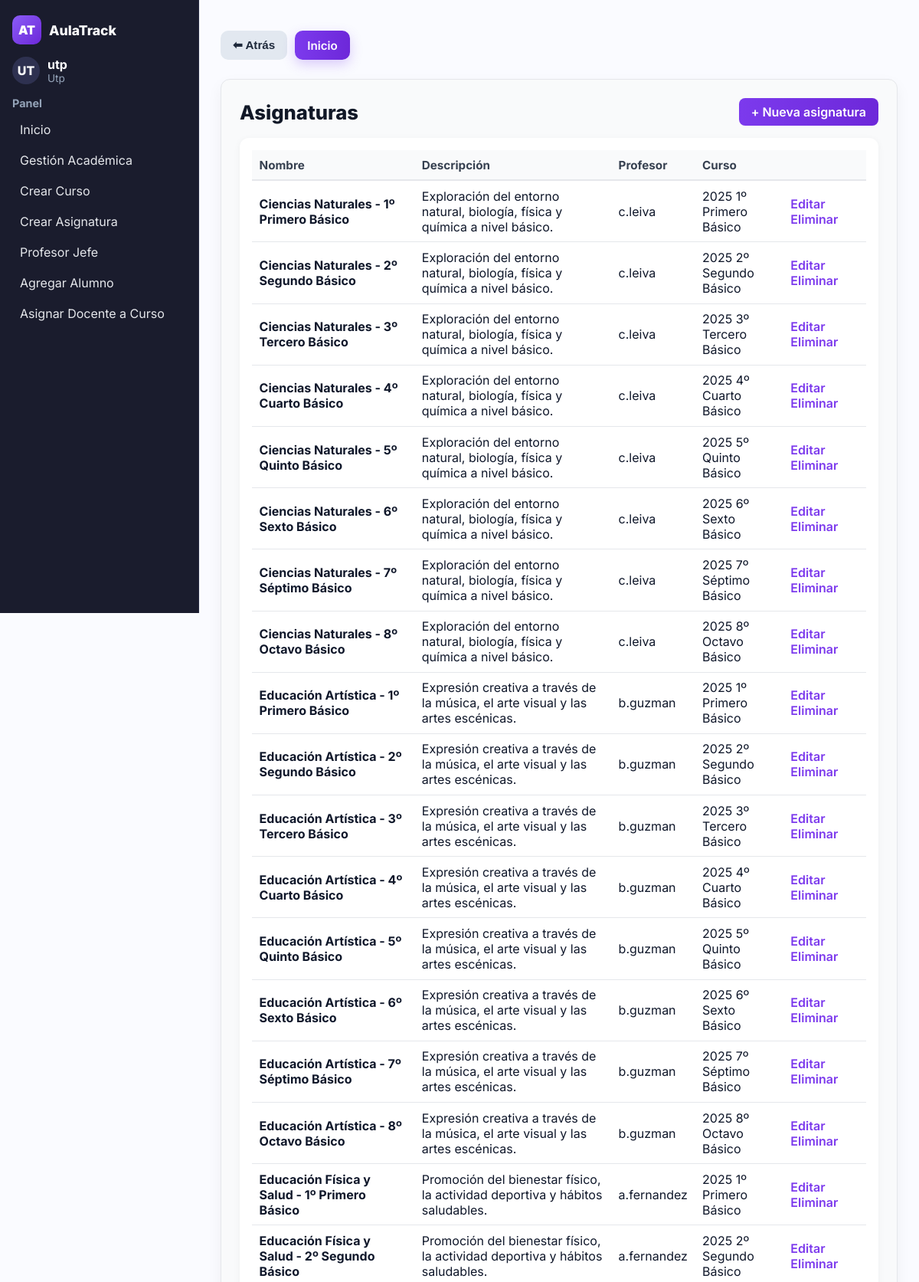
Page /asignaturas/ (signed in, upper part) on the committed database.
### usuarios/models.py (models this page shows, shortened)
class Usuario(AbstractUser):
    nombres = models.CharField(max_length=100)
    apellidos = models.CharField(max_length=100)
    rut = models.CharField(max_length=12, unique=True, validators=[rut_validator])
    ROLE_DOCENTE = 'docente'
    ROLE_UTP = 'utp'
    ROLE_INSPECTOR = 'inspector'
    ROLE_CHOICES = [
        (ROLE_DOCENTE, 'Docente'),
        (ROLE_UTP, 'UTP'),
        (ROLE_INSPECTOR, 'Inspector'),
    ]
    role = models.CharField(max_length=20, choices=ROLE_CHOICES)

class Asignatura(models.Model):
    nombre = models.CharField(max_length=30)
    descripcion = models.TextField(blank=True)
    profesor = models.ForeignKey(
        Usuario, on_delete=models.CASCADE, null=True, blank=True, limit_choices_to={'role': 'docente'}
    )
    curso = models.ForeignKey(
        'Curso', on_delete=models.CASCADE, related_name='asignaturas', null=True, blank=True
    )

class Curso(models.Model):
    año = models.CharField(max_length=15)
    nombre = models.CharField(max_length=30)
    sala = models.CharField(max_length=10)
    profesor_jefe = models.ForeignKey(
        Usuario,
        on_delete=models.CASCADE,
        null=True,
        blank=True,
        limit_choices_to={'role': 'docente'},
        related_name='cursos_como_profesor_jefe'
    )
    class Meta:
        constraints = [
            models.UniqueConstraint(
                Lower('año'), Lower('nombre'), Lower('sala'),
                name='uniq_curso_anio_nombre_sala_ci'
            )
        ]

### usuarios/views.py (the view)
# urls.py: path('asignaturas/', asignatura_list, name='asignatura_list'),
@user_passes_test(es_utp)
def asignatura_list(request):
    asignaturas = Asignatura.objects.select_related("profesor").order_by("nombre")
    return render(request, "asignatura_list.html", {"asignaturas": asignaturas})

### usuarios/views.py (called while the page is built)
def es_utp(user):
    return (hasattr(user, 'role') and user.role == 'utp') or user.is_superuser

### usuarios/templates/asignatura_list.html (shortened to what this page needs)
{% extends 'base.html' %}
{% load static %}
{% block content %}
<div class="page">
  <div class="page-head">
    <h1>Asignaturas</h1>
    <a class="btn-primary" href="{% url 'usuarios:crear_asignatura' %}">+ Nueva asignatura</a>
  </div>
  <div class="table-container">
    <table>
      <thead>
        <tr>
          <th>Nombre</th>
          <th>Descripción</th>
          <th>Profesor</th>
          <th>Curso</th>
          <th></th>
        </tr>
      </thead>
      <tbody>
      {% for a in asignaturas %}
        <tr>
          <td><strong>{{ a.nombre }}</strong></td>
          <td>{{ a.descripcion|default:"—" }}</td>
          <td>
            {% if a.profesor %}
              {{ a.profesor.get_full_name|default:a.profesor.username }}
            {% else %}
              <span class="muted">Sin profesor</span>
            {% endif %}
          </td>
          <td>
            {% if a.curso %}
              {{ a.curso.año }} {{ a.curso.nombre }}
            {% else %}
              <span class="muted">No asignado</span>
            {% endif %}
          </td>
          <td class="cell-actions">
            <a href="{% url 'usuarios:asignatura_editar' a.id %}">Editar</a>
            <a href="{% url 'usuarios:asignatura_eliminar' a.id %}">Eliminar</a>
          </td>
        </tr>
      {% empty %}
        <tr><td colspan="5" class="empty-row">No hay asignaturas registradas.</td></tr>
      {% endfor %}
      </tbody>
    </table>
  </div>
</div>
{% endblock %}

### usuarios/templates/base.html (shortened to what this page needs)
{% load static %}
<!DOCTYPE html>
<html lang="es">
<head>
    <link rel="stylesheet" href="{% static 'css/base.css' %}">
    <link rel="stylesheet" href="{% static 'css/global.css' %}">
</head>
<body>
<main class="app">
    <aside class="sidebar" aria-label="Barra lateral">
        <div class="sidebar-content">
            <div class="brand">
                <div class="logo">AT</div>
                <div class="name">AulaTrack</div>
            </div>
            {% if user.is_authenticated %}
            <div class="profile">
                <div class="avatar">{{ user.username|slice:":2"|upper }}</div>
                <div>
                    <div class="docente">{{ user.username }}</div>
                    <div class="rol">
                        {% if user.is_superuser %}
                            Superusuario
                        {% else %}
                            {{ user.role|title|default:"Sin rol" }}
                        {% endif %}
                    </div>
                </div>
            </div>
            <nav class="menu">
                <div class="nav-section">
                    <h4>Panel</h4>
                    <ul>
                        <li><a href="{% url 'usuarios:home_page' %}">Inicio</a></li>
                        {% if user.is_superuser %}
                            <li><a href="{% url 'usuarios:cursos_lista' %}">Gestión Académica</a></li>
                            <li><a href="{% url 'usuarios:crear_curso' %}">Crear Curso</a></li>
                            <li><a href="{% url 'usuarios:crear_asignatura' %}">Crear Asignatura</a></li>
                            <li><a href="{% url 'usuarios:asignar_profesor_jefe' %}">Profesor Jefe</a></li>
                            <li><a href="{% url 'usuarios:agregar_alumno' %}">Agregar Alumno</a></li>
                            <li><a href="{% url 'usuarios:gestion_usuario' %}">Usuarios</a></li>
                            <li><a href="{% url 'usuarios:historial_admin' %}">Historial</a></li>
                            <li><a href="{% url 'usuarios:asignar_docente_curso' %}">Asignar Docente a Curso</a></li>
                        {% elif user.role == "utp" %}
                            <li><a href="{% url 'usuarios:cursos_lista' %}">Gestión Académica</a></li>
                            <li><a href="{% url 'usuarios:crear_curso' %}">Crear Curso</a></li>
                            <li><a href="{% url 'usuarios:crear_asignatura' %}">Crear Asignatura</a></li>
                            <li><a href="{% url 'usuarios:asignar_profesor_jefe' %}">Profesor Jefe</a></li>
                            <li><a href="{% url 'usuarios:agregar_alumno' %}">Agregar Alumno</a></li>
                            <li><a href="{% url 'usuarios:asignar_docente_curso' %}">Asignar Docente a Curso</a></li>
                        {% elif user.role == "docente" %}
                            <li><a href="{% url 'usuarios:home_page' %}">Mis Cursos</a></li>
                        {% elif user.role == "alumno" %}
                            <li><a href="{% url 'usuarios:home_page' %}">Mi Inicio</a></li>
                        {% endif %}
                    </ul>
                </div>
            </nav>
            {% endif %}
        </div>
    </aside>
    <section class="main">
        {% if request.path != '/' and request.path != '/home/' %}
        <div class="nav-buttons fade-in">
            <button onclick="window.history.back()" class="btn btn-secondary">⬅ Atrás</button>
            <a href="{% url 'usuarios:home_page' %}" class="btn btn-prim">Inicio</a>
        </div>
        {% endif %}
        <div class="content">
            {% block content %}{% endblock %}
        </div>
    </section>
</main>
</body>
</html>

### usuarios/static/css/base.css (style rules this page uses)
:root { --brand-400:#b197fc; --brand-500:#a855f7; --brand-600:#8b5cf6; --brand-700:#7c3aed; --brand-800:#6d28d9; --side-bg:#1a1c2d; --side-border:#2a2d45; --side-hover:#2a2e49; --side-text:#e5e7eb; --side-muted:#94a3b8; --bg:#ffffff; --surface:#f9fafb; --border:#e5e7eb; --text:#0f172a; --danger:#dc2626; --danger-hover:#b91c1c; --radius:12px; --transition:all 0.25s ease; --shadow:0 8px 20px rgba(0,0,0,0.05); }
* { box-sizing:border-box }
html,body { height:100%;margin:0;font-family:"Inter",system-ui,sans-serif;background:var(--bg);color:var(--text); }
.app { display:grid; grid-template-columns:260px 1fr; min-height:100vh; }
.sidebar { background:var(--side-bg); color:var(--side-text); display:flex; flex-direction:column; justify-content:space-between; border-right:1px solid var(--side-border); position:sticky; top:0; height:100vh; }
.sidebar-content { padding:20px 16px 90px; overflow-y:auto; }
.brand { display:flex;align-items:center;gap:10px;margin-bottom:1rem; }
.logo { width:38px;height:38px;display:grid;place-items:center; border-radius:10px; background:linear-gradient(135deg,var(--brand-600),var(--brand-800)); color:#fff;font-weight:900; }
.name { font-weight:800;color:#fff;font-size:1.1rem; }
.profile { display:flex;align-items:center;gap:10px;margin:1rem 0; }
.avatar { width:36px;height:36px;border-radius:999px; background:#2e3150;color:#fff;font-weight:800; display:grid;place-items:center; }
.docente { font-weight:700;color:#fff; }
.rol { font-size:.85rem;color:var(--side-muted); }
.nav-section { margin-top:1rem; }
.nav-section h4 { margin:0 0 .5rem;color:var(--side-muted);font-size:.9rem;font-weight:700; }
.nav-section ul { list-style:none;margin:0;padding:0;display:grid;gap:4px; }
.nav-section a { display:block; padding:8px 10px; border-radius:8px; color:var(--side-text); transition:var(--transition); }
.main { background:var(--bg); padding:24px 28px; }
.content { background:var(--surface); border:1px solid var(--border); border-radius:var(--radius); padding:1.5rem; box-shadow:var(--shadow); }
a { color:var(--brand-500); text-decoration:none; transition:var(--transition); }

### usuarios/static/css/global.css (style rules this page uses)
body, html, .main { font-family: "Inter", system-ui, sans-serif; background: #fafbff !important; color: #0f172a; }
.btn, .btn-prim, .btn-secondary { display: inline-flex; align-items: center; justify-content: center; gap: 0.4rem; border-radius: 10px; font-weight: 600; cursor: pointer; text-decoration: none; font-size: 0.95rem; transition: all 0.25s ease; height: 38px; padding: 0 1rem; }
.btn { background: #fff; color: #111827; border: 1px solid #d1d5db; }
.btn-prim { background: linear-gradient(90deg, #7c3aed, #6d28d9); color: #fff; border: none; box-shadow: 0 6px 16px rgba(124, 58, 237, 0.25); }
.btn-secondary { background-color: #e2e8f0; color: #1e293b; border: none; }
.nav-buttons { display: flex; gap: 10px; margin: 15px 0 25px 0; animation: fadeIn 0.4s ease-in; }
.fade-in { animation: fadeIn 0.4s ease-in; }
.nav-buttons a { text-decoration: none !important; }
h1, h2, h3, h4, h5 { color: #111827; font-weight: 800; }

### usuarios/templates/asignatura_list.html (style rules this page uses)
.page-head { display: flex; justify-content: space-between; align-items: center; margin-bottom: 1rem; }
.page-head h1 { font-size: 1.6rem; font-weight: 800; margin: 0; }
.btn-primary { background: linear-gradient(90deg, #7c3aed, #6d28d9); color: #fff; padding: 0.5rem 1rem; border-radius: 8px; text-decoration: none; font-weight: 600; transition: all 0.25s ease; }
.table-container { background: #fff; border-radius: 12px; padding: 1rem; box-shadow: 0 2px 10px rgba(0,0,0,0.05); }
table { width: 100%; border-collapse: collapse; }
th { text-align: left; background: #f9fafb; font-weight: 700; font-size: 0.95rem; color: #374151; border-bottom: 2px solid #e5e7eb; padding: 0.6rem; }
td { padding: 0.6rem; border-bottom: 1px solid #e5e7eb; vertical-align: middle; }
.cell-actions a { color: #7c3aed; text-decoration: none; font-weight: 600; margin-right: 0.8rem; transition: color 0.2s; }

### rows in the picture
Usuario: username "UT", username "utp", role "Utp"
Asignatura: nombre "Ciencias Naturales - 1º Primero Básico", descripcion "Exploración del entorno natural, biología, física y química a nivel básico.", profesor.get_full_name "c.leiva", curso.año "2025", curso.nombre "1º Primero Básico"
Asignatura: nombre "Ciencias Naturales - 2º Segundo Básico", descripcion "Exploración del entorno natural, biología, física y química a nivel básico.", profesor.get_full_name "c.leiva", curso.año "2025", curso.nombre "2º Segundo Básico"
Asignatura: nombre "Ciencias Naturales - 3º Tercero Básico", descripcion "Exploración del entorno natural, biología, física y química a nivel básico.", profesor.get_full_name "c.leiva", curso.año "2025", curso.nombre "3º Tercero Básico"
Asignatura: nombre "Ciencias Naturales - 4º Cuarto Básico", descripcion "Exploración del entorno natural, biología, física y química a nivel básico.", profesor.get_full_name "c.leiva", curso.año "2025", curso.nombre "4º Cuarto Básico"
Asignatura: nombre "Ciencias Naturales - 5º Quinto Básico", descripcion "Exploración del entorno natural, biología, física y química a nivel básico.", profesor.get_full_name "c.leiva", curso.año "2025", curso.nombre "5º Quinto Básico"
Asignatura: nombre "Ciencias Naturales - 6º Sexto Básico", descripcion "Exploración del entorno natural, biología, física y química a nivel básico.", profesor.get_full_name "c.leiva", curso.año "2025", curso.nombre "6º Sexto Básico"
Asignatura: nombre "Ciencias Naturales - 7º Séptimo Básico", descripcion "Exploración del entorno natural, biología, física y química a nivel básico.", profesor.get_full_name "c.leiva", curso.año "2025", curso.nombre "7º Séptimo Básico"
Asignatura: nombre "Ciencias Naturales - 8º Octavo Básico", descripcion "Exploración del entorno natural, biología, física y química a nivel básico.", profesor.get_full_name "c.leiva", curso.año "2025", curso.nombre "8º Octavo Básico"
Asignatura: nombre "Educación Artística - 1º Primero Básico", descripcion "Expresión creativa a través de la música, el arte visual y las artes escénicas.", profesor.get_full_name "b.guzman", curso.año "2025", curso.nombre "1º Primero Básico"
Asignatura: nombre "Educación Artística - 2º Segundo Básico", descripcion "Expresión creativa a través de la música, el arte visual y las artes escénicas.", profesor.get_full_name "b.guzman", curso.año "2025", curso.nombre "2º Segundo Básico"
Asignatura: nombre "Educación Artística - 3º Tercero Básico", descripcion "Expresión creativa a través de la música, el arte visual y las artes escénicas.", profesor.get_full_name "b.guzman", curso.año "2025", curso.nombre "3º Tercero Básico"
Asignatura: nombre "Educación Artística - 4º Cuarto Básico", descripcion "Expresión creativa a través de la música, el arte visual y las artes escénicas.", profesor.get_full_name "b.guzman", curso.año "2025", curso.nombre "4º Cuarto Básico"
Asignatura: nombre "Educación Artística - 5º Quinto Básico", descripcion "Expresión creativa a través de la música, el arte visual y las artes escénicas.", profesor.get_full_name "b.guzman", curso.año "2025", curso.nombre "5º Quinto Básico"
Asignatura: nombre "Educación Artística - 6º Sexto Básico", descripcion "Expresión creativa a través de la música, el arte visual y las artes escénicas.", profesor.get_full_name "b.guzman", curso.año "2025", curso.nombre "6º Sexto Básico"
Asignatura: nombre "Educación Artística - 7º Séptimo Básico", descripcion "Expresión creativa a través de la música, el arte visual y las artes escénicas.", profesor.get_full_name "b.guzman", curso.año "2025", curso.nombre "7º Séptimo Básico"
Asignatura: nombre "Educación Artística - 8º Octavo Básico", descripcion "Expresión creativa a través de la música, el arte visual y las artes escénicas.", profesor.get_full_name "b.guzman", curso.año "2025", curso.nombre "8º Octavo Básico"
Asignatura: nombre "Educación Física y Salud - 1º Primero Básico", descripcion "Promoción del bienestar físico, la actividad deportiva y hábitos saludables.", profesor.get_full_name "a.fernandez", curso.año "2025", curso.nombre "1º Primero Básico"
Asignatura: nombre "Educación Física y Salud - 2º Segundo Básico", descripcion "Promoción del bienestar físico, la actividad deportiva y hábitos saludables.", profesor.get_full_name "a.fernandez", curso.año "2025", curso.nombre "2º Segundo Básico"
